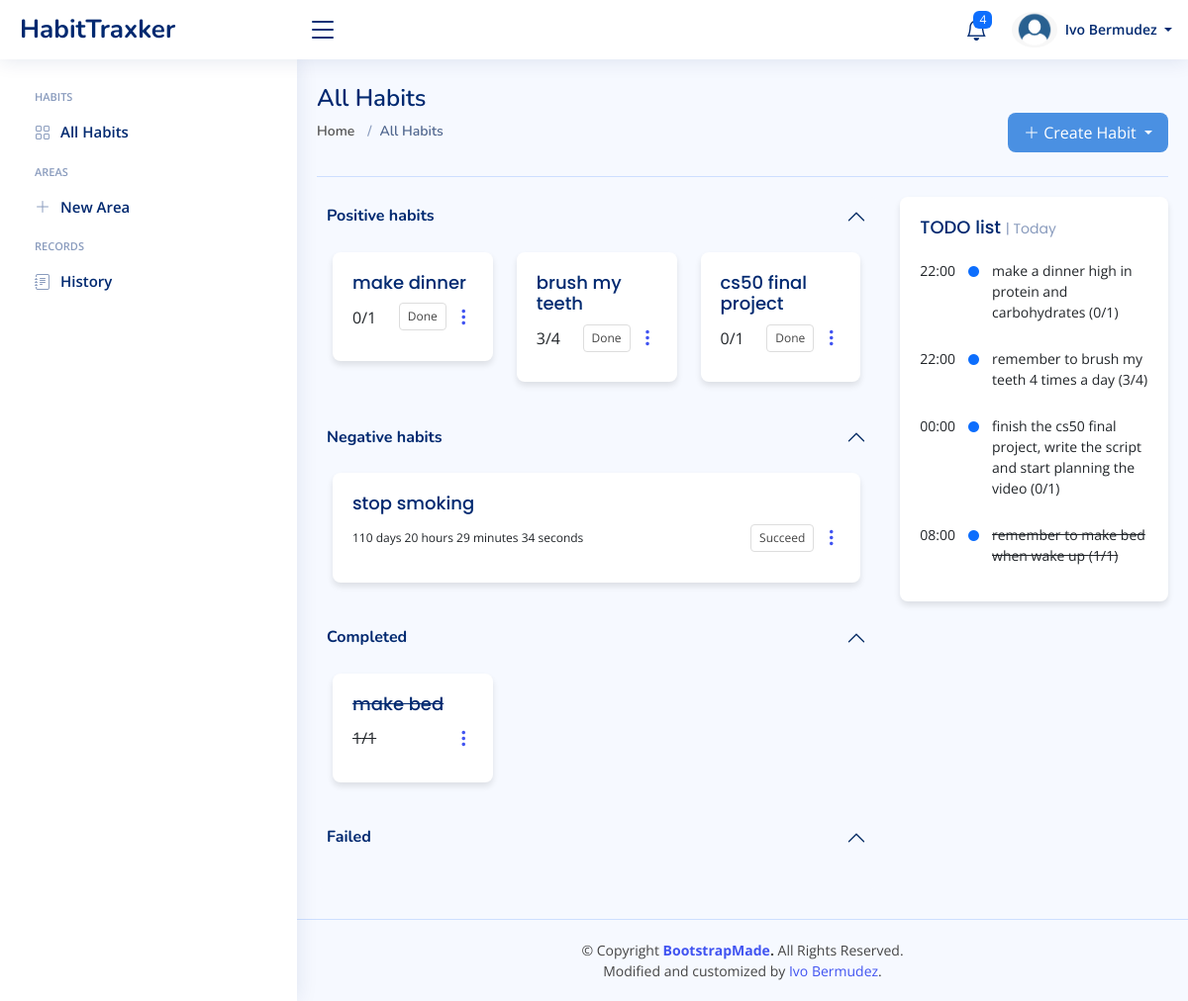
Screenshot of /index.html (signed in) with the database file from the repository.
### tables this page shows
CREATE TABLE users (
id INTEGER PRIMARY KEY AUTOINCREMENT,
name TEXT NOT NULL,
username TEXT NOT NULL,
email TEXT NOT NULL,
password_hash TEXT
);

CREATE TABLE sections (
  id INTEGER PRIMARY KEY AUTOINCREMENT,
  user_id INTEGER,
  title TEXT,
  FOREIGN KEY (user_id) REFERENCES users(id)
);

CREATE TABLE habits (
id INTEGER PRIMARY KEY AUTOINCREMENT,
user_id INTEGER,
section_id INTEGER,
name TEXT,
value INTEGER,
current_value INTEGER DEFAULT 0,
duration TEXT,
period TEXT,
repeat TEXT,
show_at TEXT,
show_all_day boolean,
notes TEXT,
start_date TIMESTAMP,
type TEXT,
FOREIGN KEY (user_id) REFERENCES users(id),
FOREIGN KEY (section_id) REFERENCES sections(id)
);

### app.py (the view)
@app.route("/index.html")
def index():
    habits = db.execute(
        "SELECT habits.*, sections.title as section_title "
        "FROM habits "
        "JOIN sections ON habits.section_id = sections.id "
        "WHERE habits.user_id = :id",
        id=session["user_id"]
    )
    users = db.execute("SELECT * FROM users WHERE id = :id", id=session["user_id"])
    sections = db.execute("SELECT * FROM sections WHERE user_id = :id", id=session["user_id"])
    habit_id = request.args.get("habit_id")  # Get the habit ID of the request
    habit = None
    if habit_id:
        habit = db.execute("SELECT * FROM habits WHERE id = :id", id=habit_id).fetchone()
    return render_template("index.html", habits=habits, users=users, habit=habit, sections=sections)

### templates/index.html (shortened to what this page needs)
{% extends "layout.html" %}
{% block main %}
<div class="pagetitle">
    <h1 style="margin-top:10px;">All Habits</h1>
    <div class="d-flex align-items-center">
        <ol class="breadcrumb">
          <li class="breadcrumb-item"><a href="index.html">Home</a></li>
          <li class="breadcrumb-item active">All Habits</li>
        </ol>
        <div class="" style="display: inline-block;">
          <div style="display: inline-block;margin-bottom:24px;">
            <div class="btn-group">
              <button class="btn btn-primary dropdown-toggle ms-auto mr-2" type="button" data-bs-toggle="dropdown" aria-haspopup="true" aria-expanded="false">
              <i class="bi bi-plus-lg "></i>    Create Habit
              </button>
            </div>
          </div>
        </div>
      </div>
      <hr class="thick-line">  </div>
  <section class="section dashboard">
    <div class="row">
<div class="col-lg-8">
  <div class="row">
    <div class="accordion " id="sectionsAccordion">
      {% for section in sections %}
      <div class="accordion-item">
        <h2 class="accordion-header" id="section{{ section['id'] }}">
          <button class="accordion-button" type="button" data-bs-toggle="collapse" data-bs-target="#collapse{{ section['id'] }}" aria-expanded="true" aria-controls="collapse{{ section['id'] }}">
            {{ section['title'] }}
          </button>
        </h2>
        <div id="collapse{{ section['id'] }}" class="accordion-collapse collapse show" aria-labelledby="section{{ section['id'] }}" data-bs-parent="#sectionsAccordion">
          <div class="accordion-body p-3">
            <div class="row gy-3">
              {% for habit in habits %}
                {% if habit['section_id'] == section['id'] %}
                  <div class="{% if section['title'] == 'Negative habits' %}col-xxl-12 col-md-12 col-12 col-sm-12 {% else %}col-xxl-4 col-md-4 col-12 col-sm-6{% endif %}">
                     <div class="card habits-card info-card position-relative">
                      <div class="card-body">
                        {% if section['title'] == 'Completed' or section['title'] == 'Failed' %}
                            <h5 class="card-title habits-card-title text-decoration-line-through">{{ habit['name'] }} </h5>
                            <div class="d-flex align-items-center">
                              {% if habit['type'] != 'Bad' %}
                                <p style="margin-bottom:0px;" class="text-decoration-line-through">{{ habit['current_value'] }}/{{ habit['value'] }}</p>
                              {% endif %}
                              <div class="dropdown ms-auto d-flex">
                                <a class="icon" href="#" data-bs-toggle="dropdown">
                                  <i class="bi bi-three-dots-vertical" s></i>
                                </a>
                              </div>
                            </div>
                        {% else %}
                          {% if section['title'] == 'Negative habits' %}
                              <h5 class="card-title habits-card-title">{{ habit['name'] }} </h5>
                              <div class="d-flex align-items-center">
                                <p style="margin-bottom:0px; font-size:12px;" class="" id="habit-time-{{ habit['id'] }}"></p>
                                <div class="dropdown ms-auto d-flex">
                                  <form action="/complete_habit/{{ habit['id'] }}" method="POST">
                                    <button class="btn btn-light btn-sm btn-outline-dark ms-auto" type="submit">Succeed</button>
                                  </form>
                                  <a class="icon" href="#" data-bs-toggle="dropdown">
                                    <i class="bi bi-three-dots-vertical"></i>
                                  </a>
                                </div>
                              </div>
                          {% else %}
                              <h5 class="card-title habits-card-title">{{ habit['name'] }} </h5>
                              <div class="d-flex align-items-center">
                                <p style="margin-bottom:0px;">{{ habit['current_value'] }}/{{ habit['value'] }} </p>
                                <div class="dropdown ms-auto d-flex">
                                  <form action="/increment_habit/{{ habit['id'] }}" method="POST">
                                    <button class="btn btn-light btn-sm btn-outline-dark ms-auto" type="submit">Done</button>
                                  </form>
                                  <a class="icon" href="#" data-bs-toggle="dropdown">
                                    <i class="bi bi-three-dots-vertical"></i>
                                  </a>
                                </div>
                              </div>
                          {% endif %}
                        {% endif %}
                      </div>
                    </div>
                  </div>
                {% endif %}
              {% endfor %}
            </div>
          </div>
        </div>
      </div>
    {% endfor %}
    </div>
  </div>
</div>
      <div class="col-lg-4">
        <div class="card">
          <div class="card-body">
            <h5 class="card-title">TODO list <span>| Today</span></h5>
            <div class="activity">
              {% for habit in habits %}
                {% if habit['type'] == 'Good' %}
                <div class="activity-item d-flex">
                  <div class="timeLeft">{{ habit['show_at']}}</div>
                    <i class='bi bi-circle-fill activity-badge text-primary align-self-start'></i>
                    <div class="activity-content d-flex justify-content-between">
                        {% if habit['section_title'] == 'Completed' %}
                        <p class="text-decoration-line-through">{{ habit['notes'] }}  ({{ habit['current_value'] }}/{{ habit['value'] }})</p>
                        {% else %}
                        <p class="">{{ habit['notes'] }}   ({{ habit['current_value'] }}/{{ habit['value'] }})</p>
                        {% endif %}
                  </div>
                  </div>
                  {% endif %}
                  {% endfor %}
                </div>
              </div>
            </div>
          </div>
        </div>
      </section>
{% endblock %}

### templates/layout.html (shortened to what this page needs)
<!DOCTYPE html>
<html lang="en">
<head>
  <link href="/static/vendor/bootstrap/css/bootstrap.min.css" rel="stylesheet">
  <link href="/static/vendor/bootstrap-icons/bootstrap-icons.css" rel="stylesheet">
  <link rel="stylesheet" href="https://cdn.jsdelivr.net/npm/pikaday/css/pikaday.css">
  <link rel="stylesheet" href="https://cdn.jsdelivr.net/npm/flatpickr/dist/flatpickr.min.css">
  <link href="/static/css/style.css" rel="stylesheet">
</head>
<body>
    <header id="header" class="header fixed-top d-flex align-items-center">
      <div class="d-flex align-items-center justify-content-between">
        <a href="index.html" class="logo d-flex align-items-center">
          <span class="d-none d-lg-block">HabitTraxker</span>
        </a>
        <i class="bi bi-list toggle-sidebar-btn"></i>
      </div>
      <nav class="header-nav ms-auto">
        <ul class="d-flex align-items-center">
          <li class="nav-item dropdown">
            <a class="nav-link nav-icon" href="#" data-bs-toggle="dropdown">
              <i class="bi bi-bell"></i>
              <span class="badge bg-primary badge-number">4</span>
            </a>
          </li>
          <li class="nav-item dropdown pe-3">
            <a class="nav-link nav-profile d-flex align-items-center pe-0" href="#" data-bs-toggle="dropdown">
              <img src="/static/img/profile-img.jpg" alt="Profile" class="rounded-circle">
              <span class="d-none d-md-block dropdown-toggle ps-2">
                {% if users %}
                  {{ users[0]['name'] }}
                {% endif %}
              </span>
            </a>
          </li>
        </ul>
      </nav>
    </header>
  <aside id="sidebar" class="sidebar">
    <ul class="sidebar-nav" id="sidebar-nav">
      <li class="nav-heading">Habits</li>
      <li class="nav-item">
        <a class="nav-link collapsed" href="index.html">
          <i class="bi bi-grid"></i>
          <span>All Habits</span>
        </a>
      </li>
      <li class="nav-heading">Areas</li>
      <li class="nav-item">
        <a class="nav-link collapsed" href="">
          <i class="bi bi-plus-lg  "></i>
          <span>New Area</span>
        </a>
      </li>
      <li class="nav-heading">Records</li>
      <li class="nav-item">
        <a class="nav-link collapsed" href="/records">
          <i class="bi bi-journal-text"></i>
          <span>History</span>
        </a>
      </li>
    </ul>
  </aside>
  <main id="main" class="main">
    {% block main %}{% endblock %}
  </main>
  <footer id="footer" class="footer">
    <div class="copyright">
      &copy; Copyright <strong><span><a href="https://bootstrapmade.com/">BootstrapMade</a>.</span></strong> All Rights Reserved.
    </div>
    <div class="credits">
      Modified and customized by <span><a href="https://github.com/ivober03">Ivo Bermudez</a>.</span>
    </div>
  </footer>
</body>
</html>

### rows the page displays
users: name "Ivo Bermudez"
sections: title "Positive habits"
habits: name "make dinner", current_value "0", value "1", show_at "22:00", notes "make a dinner high in protein and carbohydrates"
habits: name "brush my teeth", current_value "3", value "4", show_at "22:00", notes "remember to brush my teeth 4 times a day"
habits: name "cs50 final project", current_value "0", value "1", show_at "00:00", notes "finish the cs50 final project, write the script and start planning the video"
sections: title "Negative habits"
habits: name "stop smoking"
sections: title "Completed"
habits: name "make bed", current_value "1", value "1", show_at "08:00", notes "remember to make bed when wake up"
sections: title "Failed"
